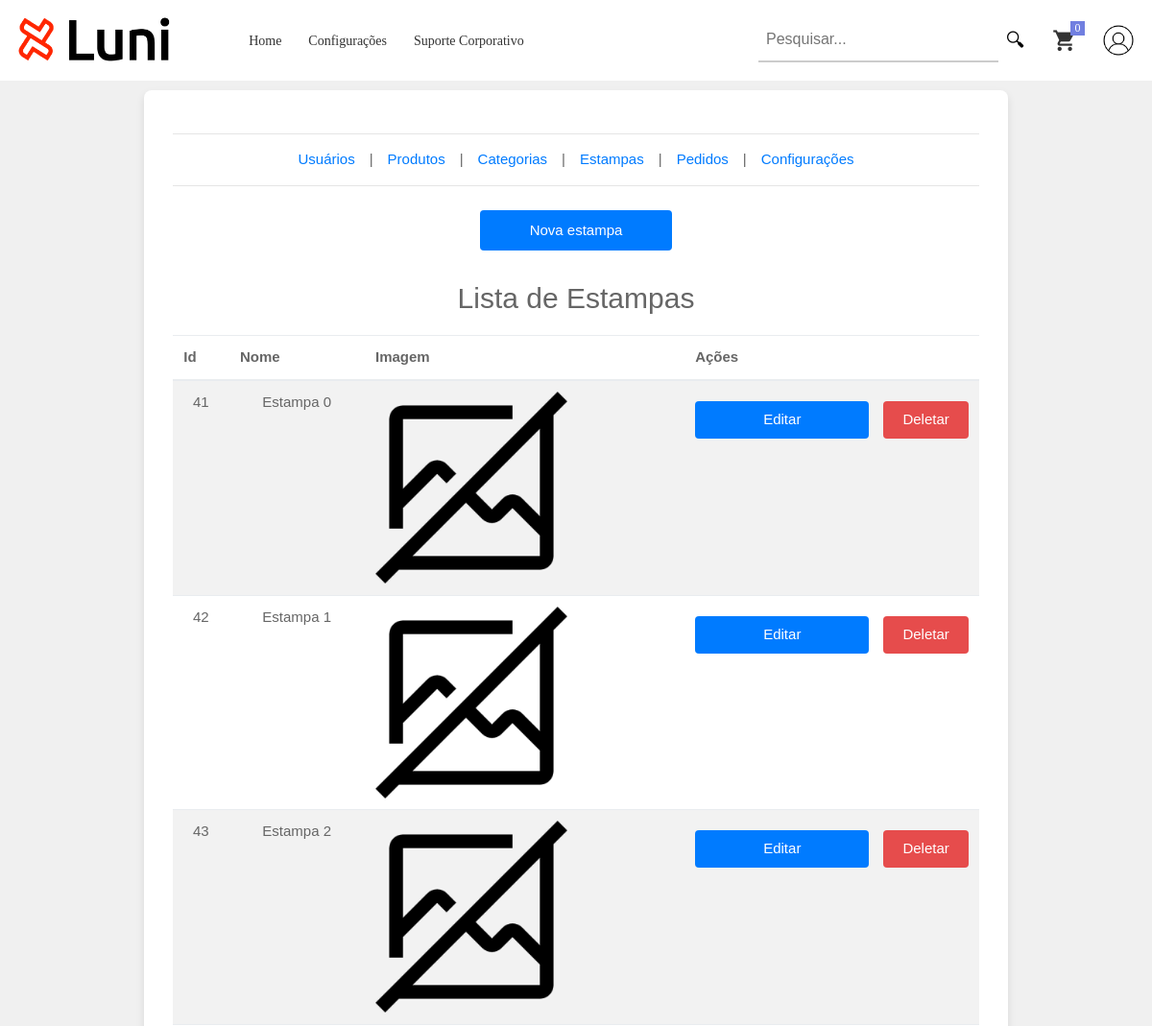
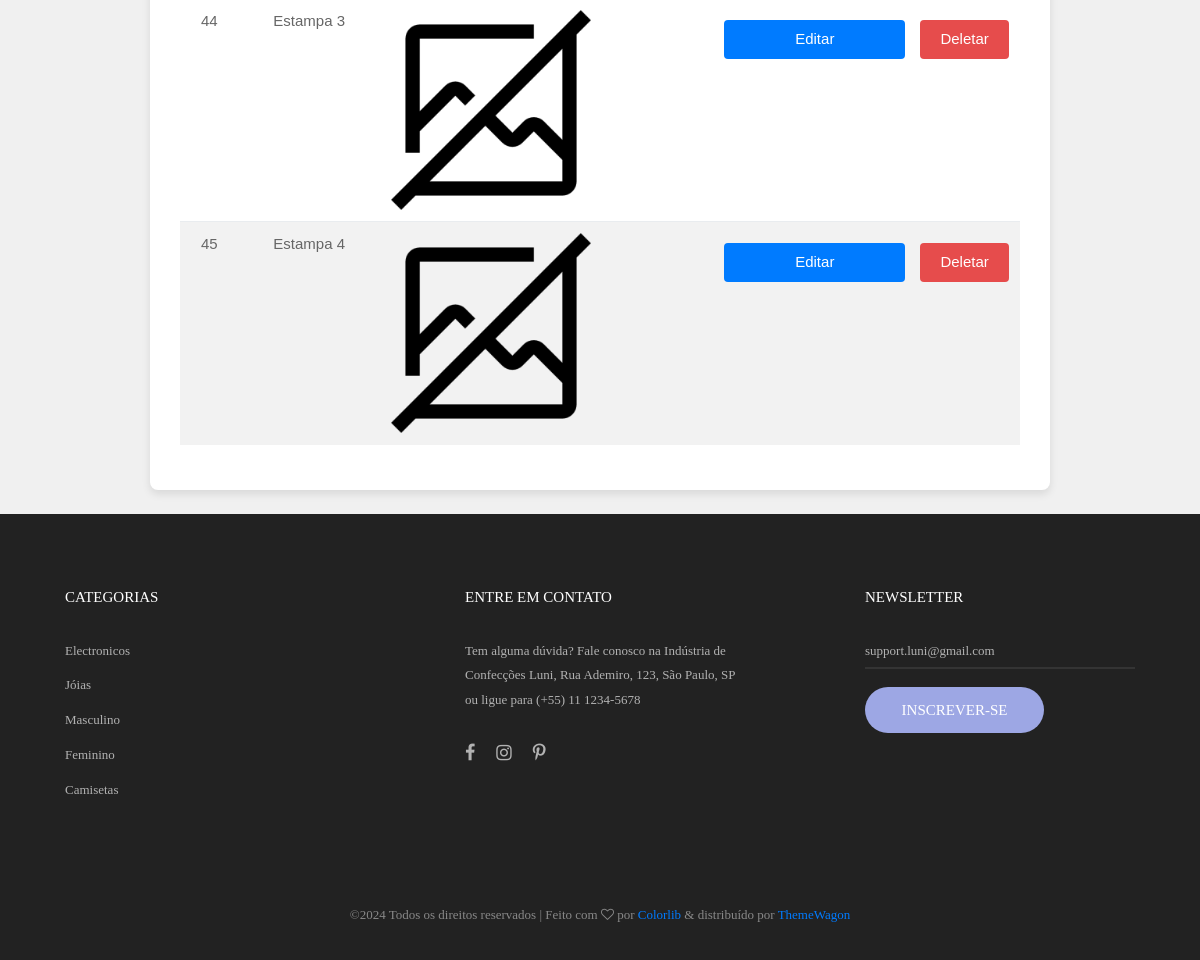
The app's page /estampa/listar_estampas/ (signed in) with its own data (2 pictures, top to bottom).
### estampa/models.py (models this page shows, shortened)
class Estampa(models.Model):
    nome = models.CharField(max_length=100)
    descricao = models.TextField(blank=True, null=True)
    imagem = models.ImageField(upload_to='estampas/', blank=True, null=True)
    categoria = models.CharField(max_length=50, blank=True, null=True)

### produto/models.py (models this page shows, shortened)
class CategoriaProduto(models.Model):
    nome = models.CharField(max_length=20, unique=True)

### principal/decorators.py (the view)
        def _wrapped_view(request, *args, **kwargs):
            if request.user.groups.filter(name=group_name).exists():
                return view_func(request, *args, **kwargs)
            else:
                messages.error(request, "Você não tem permissão para acessar esta página.")
                return redirect("home")

### estampa/views.py (called while the page is built)
@group_required('Administradores')
@login_required
def listar_estampas(request):
    estampas = Estampa.objects.all()
    return render(request, 'estampa/listar_estampas.html', {'estampas': estampas})

### principal/context_processors.py (called while the page is built)
def variaveis_globais(request):
    var = {
        'nome_site': 'Luni',
        'categorias': CategoriaProduto.objects.all(),
    }
    return var

### usuario/models.py (called while the page is built)
    def get_size_items(self):
        carrinho = self.carrinho.first()
        if carrinho:
            return carrinho.itens.aggregate(total_items=Sum('quantidade'))['total_items'] or 0
        return 0

### usuario/templatetags/custom_tags.py (called while the page is built)
@register.filter
def get_size_items(user):
    if isinstance(user, Usuario):
        return f"{user.get_size_items()}"
    return "0"

### templates/estampa/listar_estampas.html (shortened to what this page needs)
{% extends "principal/settings.html" %}
{% load static %}
{% block settings_content %}
    <div class="form-row">
        <a href="{% url "create_estampa" %}" class="btn-primary">Nova estampa</a>
    </div>
    <br>
    <h2>Lista de Estampas</h2>
    <br>
    <table class="table table-striped">
        <thead>
            <tr>
                <th>Id</th>
                <th>Nome</th>
                <th>Imagem</th>
                <th>Ações</th>
            </tr>
        </thead>
        <tbody>
            {% for estampa in estampas %}
            <tr>
                <td>{{ estampa.id }}</td>
                <td>{{ estampa.nome }}</td>
                <td>
                    <div class="imagem-container">
                        {% if estampa.imagem %}
                            <img src="{{ estampa.imagem.url }}" alt="{{ estampa.nome }}" class="imagem-produto">
                        {% else %}
                            <img src="{% static "images/no-image.png" %}" alt="{{ estampa.nome }}" class="imagem-produto">
                        {% endif %}
                    </div>
                </td>
                <td>
                    <div class="d-flex justify-content-between" style="gap: 1rem;">
                        <a href="{% url 'edit_estampa' id=estampa.id %}" class="btn btn-primary">Editar</a>
                        <form method="POST" action="{% url 'delete_estampa' estampa.id %}" style="display:inline;">
                            <button type="submit" class="btn btn-primary color-red" onclick="return confirm('Tem certeza que deseja deletar esta estampa?');">Deletar</button>
                        </form>
                    </div>
                </td>
            </tr>
            {% empty %}
            <tr>
                <td colspan="3">Não há nenhuma estampa cadastrada</td>
            </tr>
            {% endfor %}
        </tbody>
    </table>
{% endblock %}

### templates/base/_base.html (shortened to what this page needs)
{% load static %}
{% load custom_tags %}
<!DOCTYPE html>
<html lang="pt-br">
    <head>
        <link rel="stylesheet" type="text/css" href="/static/vendor/bootstrap/css/bootstrap.min.css">
        <link rel="stylesheet" type="text/css" href="/static/fonts/font-awesome-4.7.0/css/font-awesome.min.css">
        <link rel="stylesheet" type="text/css" href="/static/fonts/iconic/css/material-design-iconic-font.min.css">
        <link rel="stylesheet" type="text/css" href="/static/fonts/linearicons-v1.0.0/icon-font.min.css">
        <link rel="stylesheet" type="text/css" href="/static/vendor/animate/animate.css">
        <link rel="stylesheet" type="text/css" href="/static/vendor/css-hamburgers/hamburgers.min.css">
        <link rel="stylesheet" type="text/css" href="/static/vendor/animsition/css/animsition.min.css">
        <link rel="stylesheet" type="text/css" href="/static/vendor/select2/select2.min.css">
        <link rel="stylesheet" type="text/css" href="/static/vendor/daterangepicker/daterangepicker.css">
        <link rel="stylesheet" type="text/css" href="/static/vendor/slick/slick.css">
        <link rel="stylesheet" type="text/css" href="/static/vendor/MagnificPopup/magnific-popup.css">
        <link rel="stylesheet" type="text/css" href="/static/vendor/perfect-scrollbar/perfect-scrollbar.css">
        <link rel="stylesheet" type="text/css" href="/static/css/util.css">
        <link rel="stylesheet" type="text/css" href="/static/css/main.css">
    </head>
	<nav class="container-menu-desktop fix-menu-desktop">
		<div class="wrap-menu-desktop">
			<div class="limiter-menu-desktop container">
				<a href="{% url "home" %}" class="logo">
					<img src="{% static "images/icons/Logo.png" %}" alt="IMG-LOGO">
				</a>
				<div class="menu-desktop">
					<ul class="main-menu">
						<li >
							<a href="{% url "home" %}">Home</a></li>
						{% if request.user.is_superuser %}
						<li><a href="{% url 'settings' %}">Configurações</a></li>
						{% endif %}
						<li>
							<a href="{% url "receber_suporte_corporativo" %}">Suporte Corporativo</a></li>
					</ul>
				</div>
				<div class="wrap-icon-header flex-w flex-r-m">
					<form action="{% url 'pesquisar_produto' %}" method="get" class="search-container">
						<input type="text" name="pesquisa" id="pesquisa_input" class="search-input" value="{{ pesquisa|default:"" }}" placeholder="Pesquisar...">
						<button type="submit" class="search-button" title="Pesquisar">🔍︎</button>
					</form>
					<a href="{% url "carrinho" %}">
						<div class="icon-header-item cl2 hov-cl1 trans-04 p-l-22 p-r-11 icon-header-noti js-show-cart" data-notify="{{ request.user|get_size_items }}">
							<i class="zmdi zmdi-shopping-cart" title="Carrinho"></i>
						</div>
					</a>
					<a href="{% url "perfil_usuario" %}" title="Perfil">
						<div>
							{% if request.user.imagem %}
								<img src="{{ request.user.imagem.url }}" alt="perfil" style="border-radius: 50%; margin-left: 15px; width: 40px; height: 40px;">
							{% else %}
								<img src="/static/images/user-profile.jpg" alt="perfil" style="border-radius: 50%; margin-left: 15px; width: 40px; height: 40px;">
							{% endif %}
						</div>
					</a>
				</div>
			</div>
		</div>
	</nav>
    <body class="animsition" style="animation-duration: 1500ms; opacity: 1;">
        {% block content %}{% endblock content %}
    </body>
	<footer class="bg3 p-t-1 p-b-32">
		<div class="container" style="margin-top: 70px;">
			<div class="row d-flex justify-content-around">
				<div class="col-sm-6 col-lg-3 p-b-50">
					<h4 class="stext-301 cl0 p-b-30">
						Categorias
					</h4>
					<ul>
						{% for categoria in categorias %}
							<li class="p-b-10">
								<a href="{% url "pesquisar_produto" %}?categoria={{ categoria.id }}" class="stext-107 cl7 hov-cl1 trans-04">
									{{ categoria.nome }}
								</a>
							</li>
						{% endfor %}
					</ul>
				</div>
				<div class="col-sm-6 col-lg-3 p-b-50">
					<h4 class="stext-301 cl0 p-b-30">
						ENTRE EM CONTATO
					</h4>
					<p class="stext-107 cl7 size-201">
						Tem alguma dúvida? Fale conosco na Indústria de Confecções Luni, Rua Ademiro, 123, São Paulo, SP ou ligue para (+55) 11 1234-5678
					</p>
					<div class="p-t-27">
						<a href="#" class="fs-18 cl7 hov-cl1 trans-04 m-r-16">
							<i class="fa fa-facebook"></i>
						</a>
						<a href="#" class="fs-18 cl7 hov-cl1 trans-04 m-r-16">
							<i class="fa fa-instagram"></i>
						</a>
						<a href="#" class="fs-18 cl7 hov-cl1 trans-04 m-r-16">
							<i class="fa fa-pinterest-p"></i>
						</a>
					</div>
				</div>
				<div class="col-sm-6 col-lg-3 p-b-50">
					<h4 class="stext-301 cl0 p-b-30">
						Newsletter
					</h4>
					<form>
						<div class="wrap-input1 w-full p-b-4">
							<input class="input1 bg-none plh1 stext-107 cl7" type="text" name="email" placeholder="support.luni@gmail.com">
						</div>
						<div class="p-t-18">
							<button class="flex-c-m stext-101 cl0 size-103 bg1 bor1 hov-btn2 p-lr-15 trans-04">
								Inscrever-se
							</button>
						</div>
					</form>
				</div>
			</div>
			<div class="p-t-40">
				<p class="stext-107 cl6 txt-center">
					&copy;<script>document.write(new Date().getFullYear());</script> Todos os direitos reservados | Feito com <i class="fa fa-heart-o" aria-hidden="true"></i> por <a href="https://colorlib.com" target="_blank">Colorlib</a> &amp; distribuído por <a href="https://themewagon.com" target="_blank">ThemeWagon</a>
				</p>
			</div>
		</div>
	</footer>
	</html>

### static/css/main.css (style rules this page uses)
.color-red { background-color: rgb(230, 76, 76) !important; }
body { padding-top: 70px; }
.container { max-width: 1380px; }
@media (max-width: 1600px) { .container { max-width: 1200px; } }
.container-menu-desktop { height: auto; width: 100%; position: relative; -webkit-transition: all 0.3s; -o-transition: all 0.3s; -moz-transition: all 0.3s; transition: all 0.3s; }
.search-container { display: flex; }
.search-input { border: none; border-bottom: 2px solid #ccc; background: transparent; padding: 8px; font-size: 16px; outline: none; width: 250px; transition: border-color 0.3s; }
.search-button { background: transparent; border: none; cursor: pointer; padding: 8px; font-size: 20px; }
.wrap-menu-desktop { position: fixed; z-index: 1100; background-color: #fff; width: 100%; height: 84px; left: 0px; top: 0px; -webkit-transition: height 0.3s, background-color 0.3s; -o-transition: height 0.3s, background-color 0.3s; -moz-transition: height 0.3s, background-color 0.3s; transition: height 0.3s, background-color 0.3s; }
.limiter-menu-desktop { height: 100%; display: -webkit-box; display: -webkit-flex; display: -moz-box; display: -ms-flexbox; display: flex; align-items: center; }
.logo { display: -webkit-box; display: -webkit-flex; display: -moz-box; display: -ms-flexbox; display: flex; align-items: center; height: 65%; margin-right: 55px; }
.logo img { max-width: 100%; max-height: 100%; }
.menu-desktop { display: -webkit-box; display: -webkit-flex; display: -moz-box; display: -ms-flexbox; display: flex; align-items: center; height: 100%; }
.main-menu { list-style-type: none; margin: 0; display: -webkit-box; display: -webkit-flex; display: -moz-box; display: -ms-flexbox; display: flex; align-items: center; }
.main-menu > li { display: block; position: relative; padding: 20px 10px 20px 0px; margin: 0px 4px 0px 14px; }
.main-menu > li > a { font-family: Poppins-Medium; font-size: 14px; color: #333; padding: 5px 0px; transition: all 0.4s; -webkit-transition: all 0.4s; -o-transition: all 0.4s; -moz-transition: all 0.4s; }
.wrap-icon-header { flex-grow: 1; }
.icon-header-item { position: relative; font-size: 26px; line-height: 1; cursor: pointer; }
.icon-header-noti::after { content: attr(data-notify); font-family: Poppins-Regular; font-size: 12px; color: #fff; line-height: 15px; text-align: center; display: block; position: absolute; top: -7px; right: 0; min-width: 15px; height: 15px; padding: 0 3px; background-color: #717fe0; }
.btn-primary { background-color: #007bff; color: white; border: none; padding: 10px 20px; border-radius: 4px; cursor: pointer; display: block; width: 100%; max-width: 200px; margin: 10px auto; }
.form-row { display: flex; gap: 15px; align-items: center; flex-wrap: wrap; }
.cl0 { color: #fff; }
.cl2 { color: #333; }
.cl6 { color: #888; }
.cl7 { color: #b2b2b2; }
.stext-101 { font-family: Poppins-Medium; font-size: 15px; line-height: 1.466667; text-transform: uppercase; }
.stext-107 { font-family: Poppins-Regular; font-size: 13px; line-height: 1.923; }
.stext-301 { font-family: Montserrat-Bold; font-size: 15px; line-height: 1.6; text-transform: uppercase; }
.size-103 { min-width: 179px; height: 46px; }
.size-201 { max-width: 270px; }
.bg-none { background-color: transparent; }
.bg1 { background-color: #9da7e4; }
.bg3 { background-color: #222; }
.bor1 { border-radius: 23px; }
.wrap-input1 { position: relative; border-bottom: 2px solid rgba(204,204,204, 0.1); }
.input1 { background-color: transparent; width: 100%; }
.imagem-container { width: 200px; height: 200px; overflow: hidden; }
.imagem-produto { width: 100%; height: 100%; object-fit: cover; }

### records on screen
Estampa: id "41", nome "Estampa 0"
Estampa: id "42", nome "Estampa 1"
Estampa: id "43", nome "Estampa 2"
Estampa: id "44", nome "Estampa 3"
Estampa: id "45", nome "Estampa 4"
CategoriaProduto: nome "Electronicos"
CategoriaProduto: nome "Jóias"
CategoriaProduto: nome "Masculino"
CategoriaProduto: nome "Feminino"
CategoriaProduto: nome "Camisetas"
